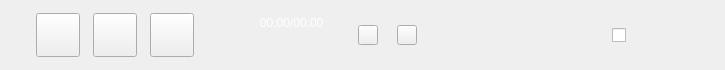
       <widget class="QWidget" name="bottomWidget" native="true">
        <property name="minimumSize">
         <size>
          <width>0</width>
          <height>70</height>
         </size>
        </property>
        <property name="maximumSize">
         <size>
          <width>16777215</width>
          <height>70</height>
         </size>
        </property>
        <property name="styleSheet">
         <string notr="true"/>
        </property>
        <layout class="QHBoxLayout" name="horizontalLayout_4">
         <property name="spacing">
          <number>0</number>
         </property>
         <property name="leftMargin">
          <number>0</number>
         </property>
         <property name="topMargin">
          <number>0</number>
         </property>
         <property name="rightMargin">
          <number>0</number>
         </property>
         <property name="bottomMargin">
          <number>0</number>
         </property>
         <item>
          <widget class="QWidget" name="bottomLeftWidget" native="true">
           <property name="minimumSize">
            <size>
             <width>220</width>
             <height>0</height>
            </size>
           </property>
           <property name="maximumSize">
            <size>
             <width>220</width>
             <height>16777215</height>
            </size>
           </property>
           <layout class="QHBoxLayout" name="horizontalLayout_7">
            <property name="spacing">
             <number>0</number>
            </property>
            <item>
             <widget class="QLabel" name="musicLabelMargin">
              <property name="minimumSize">
               <size>
                <width>1</width>
                <height>0</height>
               </size>
              </property>
              <property name="maximumSize">
               <size>
                <width>1</width>
                <height>16777215</height>
               </size>
              </property>
              <property name="text">
               <string/>
              </property>
             </widget>
            </item>
            <item>
             <widget class="QToolButton" name="musicPrevious">
              <property name="minimumSize">
               <size>
                <width>44</width>
                <height>44</height>
               </size>
              </property>
              <property name="maximumSize">
               <size>
                <width>44</width>
                <height>44</height>
               </size>
              </property>
              <property name="cursor">
               <cursorShape>PointingHandCursor</cursorShape>
              </property>
             </widget>
            </item>
            <item>
             <widget class="QToolButton" name="musicKey">
              <property name="minimumSize">
               <size>
                <width>44</width>
                <height>44</height>
               </size>
              </property>
              <property name="maximumSize">
               <size>
                <width>44</width>
                <height>44</height>
               </size>
              </property>
              <property name="cursor">
               <cursorShape>PointingHandCursor</cursorShape>
              </property>
             </widget>
            </item>
            <item>
             <widget class="QToolButton" name="musicNext">
              <property name="minimumSize">
               <size>
                <width>44</width>
                <height>44</height>
               </size>
              </property>
              <property name="maximumSize">
               <size>
                <width>44</width>
                <height>44</height>
               </size>
              </property>
              <property name="cursor">
               <cursorShape>PointingHandCursor</cursorShape>
              </property>
             </widget>
            </item>
           </layout>
          </widget>
         </item>
         <item>
          <widget class="QWidget" name="bottomCenterWidget" native="true">
           <property name="styleSheet">
            <string notr="true"/>
           </property>
           <layout class="QGridLayout" name="gridLayout">
            <property name="leftMargin">
             <number>0</number>
            </property>
            <property name="topMargin">
             <number>0</number>
            </property>
            <property name="rightMargin">
             <number>0</number>
            </property>
            <property name="bottomMargin">
             <number>0</number>
            </property>
            <property name="horizontalSpacing">
             <number>5</number>
            </property>
            <property name="verticalSpacing">
             <number>0</number>
            </property>
            <item row="1" column="5">
             <widget class="QLabel" name="rightMargin">
              <property name="minimumSize">
               <size>
                <width>10</width>
                <height>0</height>
               </size>
              </property>
              <property name="maximumSize">
               <size>
                <width>10</width>
                <height>16777215</height>
               </size>
              </property>
              <property name="text">
               <string/>
              </property>
             </widget>
            </item>
            <item row="1" column="1">
             <layout class="QVBoxLayout" name="musicQualityWindow">
              <property name="spacing">
               <number>6</number>
              </property>
             </layout>
            </item>
            <item row="3" column="0" colspan="6">
             <widget class="MusicTimerSliderWidget" name="musicTimeWidget" native="true">
              <property name="minimumSize">
               <size>
                <width>0</width>
                <height>40</height>
               </size>
              </property>
              <property name="maximumSize">
               <size>
                <width>16777215</width>
                <height>40</height>
               </size>
              </property>
              <property name="styleSheet">
               <string notr="true"/>
              </property>
             </widget>
            </item>
            <item row="1" column="4">
             <widget class="QWidget" name="timeWidget" native="true">
              <property name="minimumSize">
               <size>
                <width>80</width>
                <height>0</height>
               </size>
              </property>
              <property name="maximumSize">
               <size>
                <width>80</width>
                <height>16777215</height>
               </size>
              </property>
              <property name="styleSheet">
               <string notr="true"/>
              </property>
              <layout class="QHBoxLayout" name="horizontalLayout_9">
               <property name="spacing">
                <number>0</number>
               </property>
               <property name="leftMargin">
                <number>0</number>
               </property>
               <property name="topMargin">
                <number>0</number>
               </property>
               <property name="rightMargin">
                <number>0</number>
               </property>
               <property name="bottomMargin">
                <number>0</number>
               </property>
               <item>
                <widget class="QLabel" name="playCurrentTime">
                 <property name="styleSheet">
                  <string notr="true">color:#FFFFFF;</string>
                 </property>
                 <property name="text">
                  <string>00:00</string>
                 </property>
                 <property name="alignment">
                  <set>Qt::AlignRight|Qt::AlignTrailing|Qt::AlignVCenter</set>
                 </property>
                </widget>
               </item>
               <item>
                <widget class="QLabel" name="playTotalTime">
                 <property name="styleSheet">
                  <string notr="true">color:#FFFFFF;</string>
                 </property>
                 <property name="text">
                  <string>/00:00</string>
                 </property>
                 <property name="alignment">
                  <set>Qt::AlignLeading|Qt::AlignLeft|Qt::AlignVCenter</set>
                 </property>
                </widget>
               </item>
              </layout>
             </widget>
            </item>
            <item row="1" column="2" colspan="2">
             <widget class="MusicMarqueeWidget" name="showCurrentSong" native="true">
              <property name="styleSheet">
               <string notr="true">color:#FFFFFF;font-weight:bold;font-size:15px;</string>
              </property>
              <property name="text" stdset="0">
               <string>当前无正在播放的歌曲</string>
              </property>
             </widget>
            </item>
            <item row="0" column="0" colspan="6">
             <widget class="QLabel" name="topMargin">
              <property name="text">
               <string/>
              </property>
             </widget>
            </item>
            <item row="1" column="0">
             <widget class="QLabel" name="leftMargin">
              <property name="minimumSize">
               <size>
                <width>10</width>
                <height>0</height>
               </size>
              </property>
              <property name="maximumSize">
               <size>
                <width>10</width>
                <height>16777215</height>
               </size>
              </property>
              <property name="text">
               <string/>
              </property>
             </widget>
            </item>
           </layout>
          </widget>
         </item>
         <item>
          <widget class="QWidget" name="bottomRightWidget" native="true">
           <property name="minimumSize">
            <size>
             <width>380</width>
             <height>0</height>
            </size>
           </property>
           <property name="maximumSize">
            <size>
             <width>380</width>
             <height>16777215</height>
            </size>
           </property>
           <property name="styleSheet">
            <string notr="true"/>
           </property>
           <layout class="QHBoxLayout" name="horizontalLayout_6">
            <property name="spacing">
             <number>15</number>
            </property>
            <property name="rightMargin">
             <number>0</number>
            </property>
            <item>
             <widget class="QToolButton" name="musicBestLove">
              <property name="minimumSize">
               <size>
                <width>20</width>
                <height>20</height>
               </size>
              </property>
              <property name="maximumSize">
               <size>
                <width>20</width>
                <height>20</height>
               </size>
              </property>
              <property name="cursor">
               <cursorShape>PointingHandCursor</cursorShape>
              </property>
              <property name="focusPolicy">
               <enum>Qt::NoFocus</enum>
              </property>
              <property name="checkable">
               <bool>true</bool>
              </property>
             </widget>
            </item>
            <item>
             <widget class="QToolButton" name="musicDownload">
              <property name="minimumSize">
               <size>
                <width>20</width>
                <height>20</height>
               </size>
              </property>
              <property name="maximumSize">
               <size>
                <width>20</width>
                <height>20</height>
               </size>
              </property>
              <property name="cursor">
               <cursorShape>PointingHandCursor</cursorShape>
              </property>
              <property name="focusPolicy">
               <enum>Qt::NoFocus</enum>
              </property>
             </widget>
            </item>
            <item>
             <widget class="MusicMoreFunctionsPopWidget" name="musicMoreFunction" native="true">
              <property name="minimumSize">
               <size>
                <width>20</width>
                <height>20</height>
               </size>
              </property>
              <property name="maximumSize">
               <size>
                <width>20</width>
                <height>20</height>
               </size>
              </property>
              <property name="cursor">
               <cursorShape>PointingHandCursor</cursorShape>
              </property>
              <property name="focusPolicy">
               <enum>Qt::NoFocus</enum>
              </property>
              <property name="checkable" stdset="0">
               <bool>true</bool>
              </property>
             </widget>
            </item>
            <item>
             <widget class="MusicPlayBackModeWidget" name="musicPlayMode" native="true">
              <property name="minimumSize">
               <size>
                <width>20</width>
                <height>20</height>
               </size>
              </property>
              <property name="maximumSize">
               <size>
                <width>20</width>
                <height>20</height>
               </size>
              </property>
              <property name="cursor">
               <cursorShape>PointingHandCursor</cursorShape>
              </property>
              <property name="focusPolicy">
               <enum>Qt::NoFocus</enum>
              </property>
             </widget>
            </item>
            <item>
             <widget class="MusicVolumePopWidget" name="musicSound" native="true">
              <property name="minimumSize">
               <size>
                <width>20</width>
                <height>20</height>
               </size>
              </property>
              <property name="maximumSize">
               <size>
                <width>20</width>
                <height>20</height>
               </size>
              </property>
              <property name="text" stdset="0">
               <string/>
              </property>
             </widget>
            </item>
            <item>
             <widget class="MusicEnhancedWidget" name="musicEnhancedButton" native="true">
              <property name="minimumSize">
               <size>
                <width>40</width>
                <height>20</height>
               </size>
              </property>
              <property name="maximumSize">
               <size>
                <width>40</width>
                <height>20</height>
               </size>
              </property>
             </widget>
            </item>
            <item>
             <widget class="QCheckBox" name="musicDesktopLrc">
              <property name="minimumSize">
               <size>
                <width>20</width>
                <height>20</height>
               </size>
              </property>
              <property name="maximumSize">
               <size>
                <width>20</width>
                <height>20</height>
               </size>
              </property>
              <property name="text">
               <string/>
              </property>
              <property name="checkable">
               <bool>true</bool>
              </property>
              <property name="checked">
               <bool>false</bool>
              </property>
             </widget>
            </item>
            <item>
             <widget class="MusicPlayedListWidget" name="musicPlayedList" native="true">
              <property name="minimumSize">
               <size>
                <width>64</width>
                <height>20</height>
               </size>
              </property>
              <property name="maximumSize">
               <size>
                <width>64</width>
                <height>20</height>
               </size>
              </property>
              <property name="text" stdset="0">
               <string/>
              </property>
             </widget>
            </item>
           </layout>
          </widget>
         </item>
        </layout>
       </widget>
